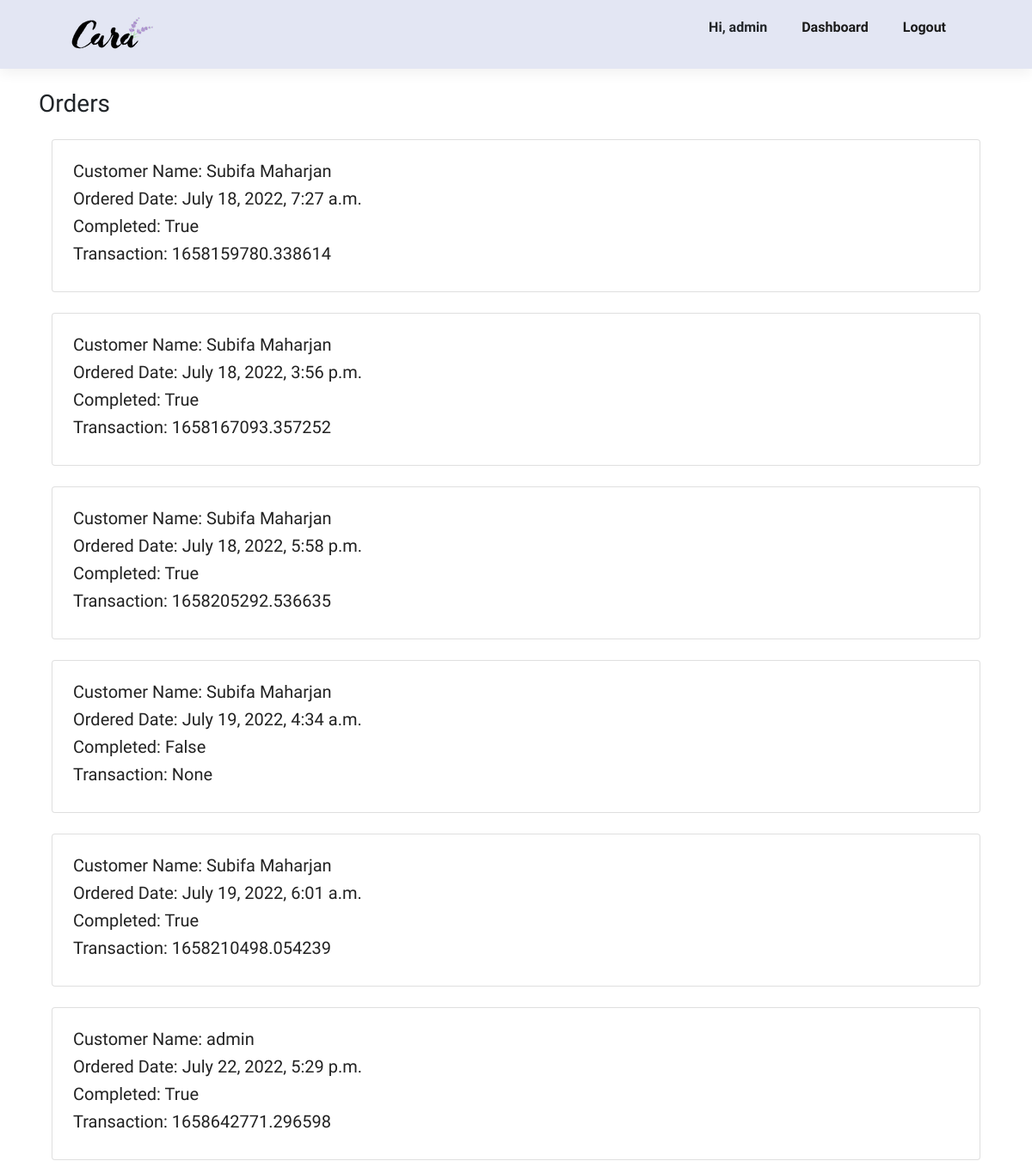
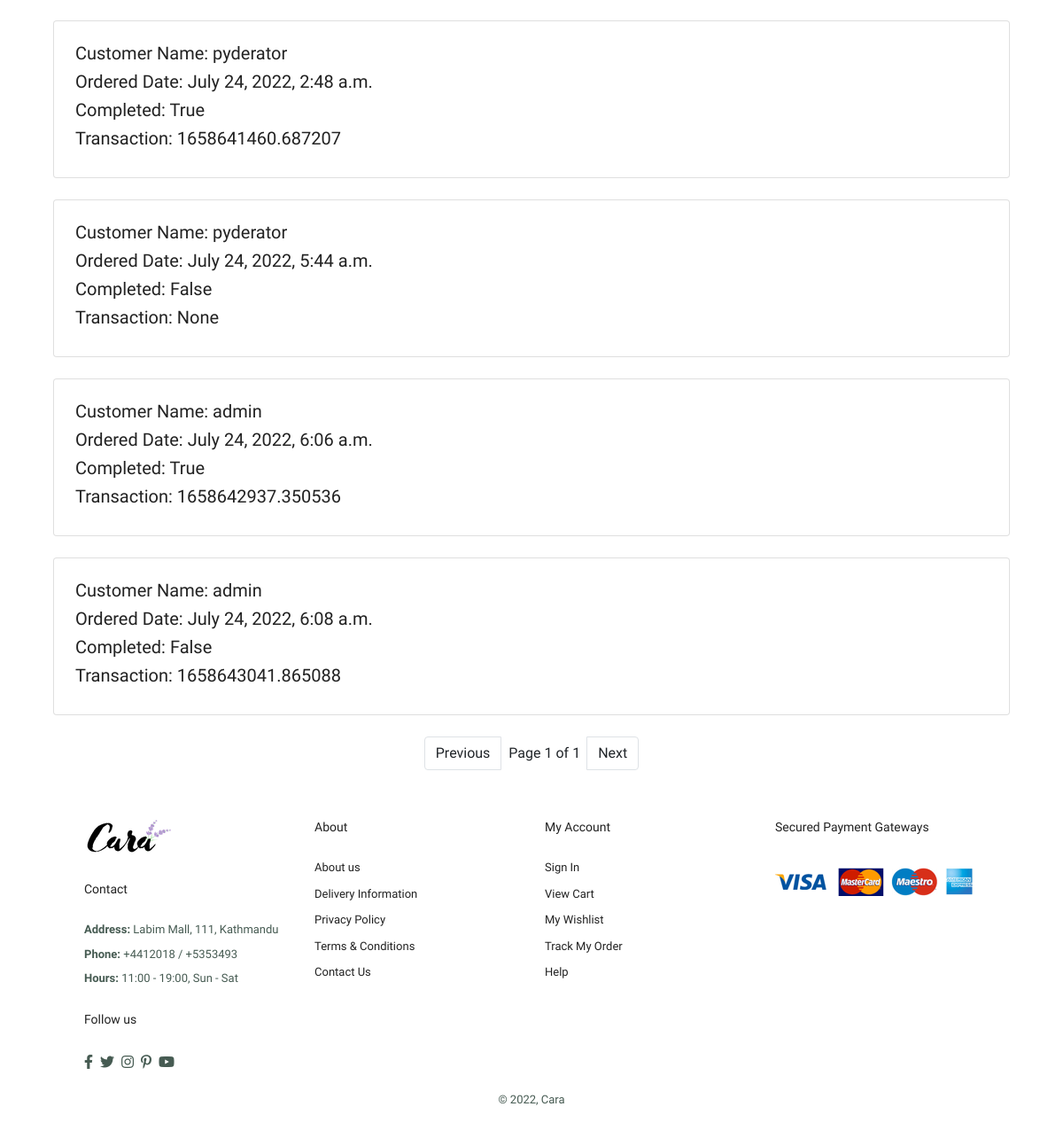
The page /view_orders/ (signed in) on the database its author committed (2 pictures, top to bottom).
### store/models.py (models this page shows, shortened)
class Order(models.Model):
	customer = models.ForeignKey(Customer, on_delete=models.SET_NULL, null=True, blank=True)
	date_ordered = models.DateTimeField(auto_now_add=True)
	complete = models.BooleanField(default=False)
	transaction_id = models.CharField(max_length=100, null=True)

class Customer(models.Model):
	user = models.OneToOneField(User, null=True, blank=True, on_delete=models.CASCADE)
	name = models.CharField(max_length=200, null=True, default="admin")
	email = models.CharField(max_length=200, default="admin@admin.com")

### store/views.py (the view)
# urls.py: path('view_orders/', views.OrderListView.as_view(template_name="admin/orders_list.html"), name="orders_list"),
class OrderListView(LoginRequiredMixin, ListView):
	login_url = "/login/"
	model = Order
	paginate_by = 10

### store/templates/admin/orders_list.html
{% extends "base/index.html" %}
{% block content %}
<div class="container">
<h3 class="mt-4">Orders</h3>
{% for order in object_list %}
<div class="col">
  <div class=" card my-4 p-4">
    <div class="">
      <h4>Customer Name: {{order.customer.name}}</h4>
      <h4>Ordered Date: {{order.date_ordered}}</h4>
      <h4>Completed: {{order.complete}}</h4>
      <h4>Transaction: {{order.transaction_id}}</h4>
    </div>
  </div>
</div>
{% empty %}
  <h2>No Orders Yet</h2>
{% endfor %}
{% include "base/pagination.html" %}
</div>
{% endblock %}

### store/templates/base/index.html (shortened to what this page needs)
{% load static %}
<!DOCTYPE html>
<html lang="en">
  <head>
    <link rel="stylesheet" href="https://stackpath.bootstrapcdn.com/bootstrap/4.4.1/css/bootstrap.min.css">
    <link
      rel="stylesheet"
      href="https://pro.fontawesome.com/releases/v5.10.0/css/all.css"
    />
    <link rel="stylesheet" href="{% static 'css/style.css' %}" />
  </head>
  <body>
    <section id="header">
      <a href="#"><img src="{% static 'images/logo.png' %}" class="logo" alt="" /></a>
      <div>
        <ul id="navbar">
          {% if request.user.is_superuser %}
            <li><strong>
            Hi, {{request.user.username}}
         </strong> </li>
            <li><a href="{% url 'admin_dashboard' %}">Dashboard</a></li>
          <li><a href="{% url 'logout' %}">Logout</a></li>
          {% endif %}
        </ul>
      </div>
    </section>
    {% block content %}
    {% endblock %}
    <footer class="section-p1">
      <div class="col">
        <img class="logo" src="{% static 'images/logo.png' %}" alt="" />
        <h4>Contact</h4>
        <p><strong> Address: </strong>Labim Mall, 111, Kathmandu</p>
        <p><strong> Phone: </strong>+4412018 / +5353493</p>
        <p><strong> Hours: </strong>11:00 - 19:00, Sun - Sat</p>
        <div class="follow">
          <h4>Follow us</h4>
          <div class="icon">
            <i class="fab fa-facebook-f"></i>
            <i class="fab fa-twitter"></i>
            <i class="fab fa-instagram"></i>
            <i class="fab fa-pinterest-p"></i>
            <i class="fab fa-youtube"></i>
          </div>
        </div>
      </div>
      <div class="col">
        <h4>About</h4>
        <a href="#">About us</a>
        <a href="#">Delivery Information</a>
        <a href="#">Privacy Policy</a>
        <a href="#">Terms & Conditions</a>
        <a href="#">Contact Us</a>
      </div>
      <div class="col">
        <h4>My Account</h4>
        <a href="#">Sign In</a>
        <a href="#">View Cart</a>
        <a href="#">My Wishlist</a>
        <a href="#">Track My Order</a>
        <a href="#">Help</a>
      </div>
      <div class="col install">
        <h4>Secured Payment Gateways</h4>
        <img src="/static/images/pay/pay.png" alt="" />
      </div>
      <div class="copyright">
        <p>© 2022, Cara</p>
      </div>
    </footer>
  </body>
  </html>

### static/css/style.css (style rules this page uses)
* { margin: 0; padding: 0; box-sizing: border-box; font-family: 'Spartan', sans-serif; }
html { --scrollbarBG: #cfd8dc; --thumbBG: #98a0c0; }
body { scrollbar-width: thin; scrollbar-color: var(--thumbBG) var(--scrollbarBG); }
h4 { font-size: 20px; color: #222; }
p { font-size: 16px; color: #465b52; margin: 15px 0 20px 0; }
.section-p1 { padding: 40px 80px; }
body { width: 100%; }
#header { display: flex; align-items: center; justify-content: space-between; padding: 20px 80px; background-color: #e3e6f3; box-shadow: 0 5px 15px rgba(0, 0, 0, 0.06); z-index: 999; position: sticky; top: 0; left: 0; }
#navbar { display: flex; align-items: center; justify-content: center; }
#navbar li { list-style: none; padding: 0 20px; position: relative; }
#navbar li a { text-decoration: none; font-size: 16px; font-weight: 600; color: #1a1a1a; transition: 0.3s ease; }
footer { display: flex; flex-wrap: wrap; justify-content: space-between; }
footer .col { display: flex; flex-direction: column; align-items: flex-start; margin-bottom: 20px; }
footer .logo { margin-bottom: 30px; }
footer h4 { font-size: 14px; padding-bottom: 20px; }
footer p { font-size: 13px; margin: 0 0 8px 0; }
footer a { font-size: 13px; text-decoration: none; color: #222; margin-bottom: 10px; }
footer .follow { margin-top: 20px; }
footer .follow i { color: #465b52; padding-right: 4px; cursor: pointer; }
footer .install img { margin: 10px 0 15px 0; }
footer .copyright { width: 100%; text-align: center; }

### rows shown on the page
Order: customer.name "Subifa Maharjan", date_ordered "July 18, 2022, 7:27 a.m.", complete "True", transaction_id "1658159780.338614"
Order: customer.name "Subifa Maharjan", date_ordered "July 18, 2022, 3:56 p.m.", complete "True", transaction_id "1658167093.357252"
Order: customer.name "Subifa Maharjan", date_ordered "July 18, 2022, 5:58 p.m.", complete "True", transaction_id "1658205292.536635"
Order: customer.name "Subifa Maharjan", date_ordered "July 19, 2022, 4:34 a.m.", complete "False", transaction_id "None"
Order: customer.name "Subifa Maharjan", date_ordered "July 19, 2022, 6:01 a.m.", complete "True", transaction_id "1658210498.054239"
Order: customer.name "admin", date_ordered "July 22, 2022, 5:29 p.m.", complete "True", transaction_id "1658642771.296598"
Order: customer.name "pyderator", date_ordered "July 24, 2022, 2:48 a.m.", complete "True", transaction_id "1658641460.687207"
Order: customer.name "pyderator", date_ordered "July 24, 2022, 5:44 a.m.", complete "False", transaction_id "None"
Order: customer.name "admin", date_ordered "July 24, 2022, 6:06 a.m.", complete "True", transaction_id "1658642937.350536"
Order: customer.name "admin", date_ordered "July 24, 2022, 6:08 a.m.", complete "False", transaction_id "1658643041.865088"

### other values the page prints
{{ request.user.username }} "admin"
{{ page_obj.number }} "1"
{{ page_obj.paginator.num_pages }} "1"
